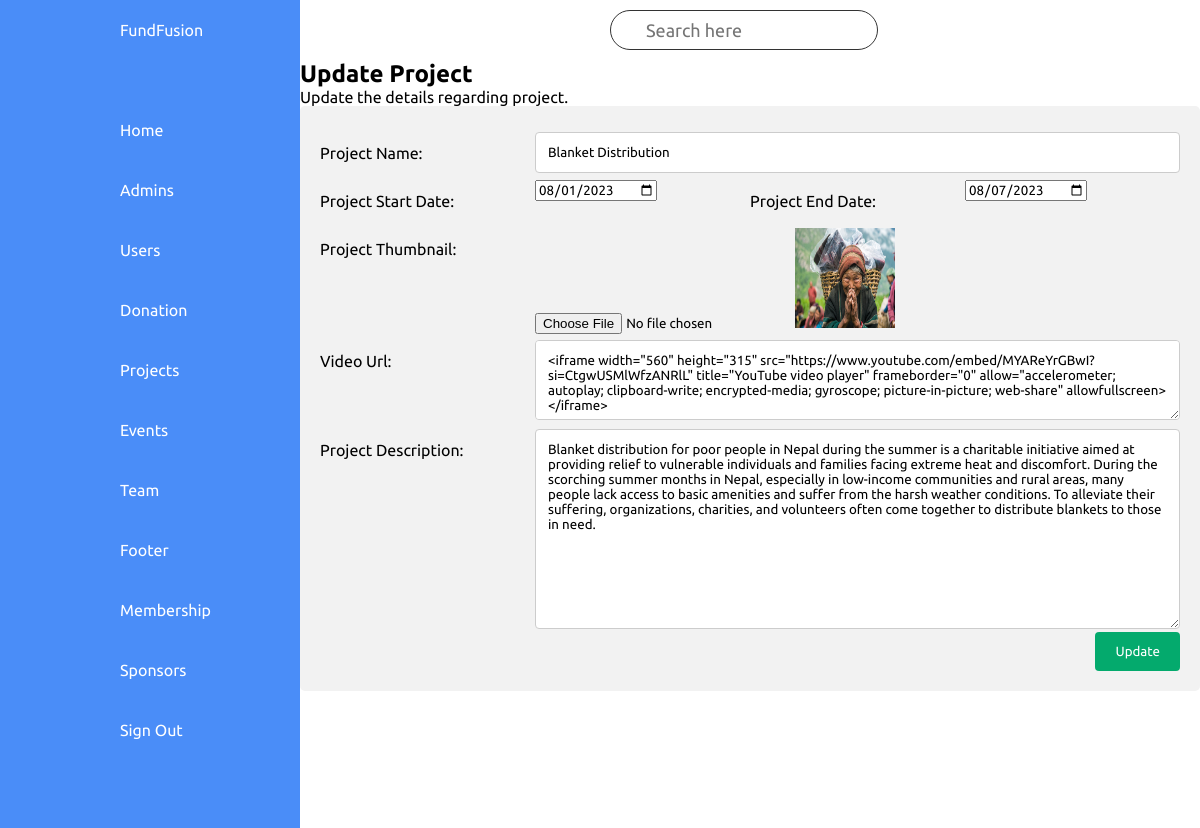
Screenshot of /admin/projects/edit-projects.php?id=8 (signed in) with the database file from the repository.
### tables this page shows
CREATE TABLE IF NOT EXISTS `projects` (
  `id` int(11) NOT NULL AUTO_INCREMENT,
  `title` varchar(255) NOT NULL,
  `thumbnail` mediumtext NOT NULL,
  `video_url` longtext NOT NULL,
  `descriptions` longtext NOT NULL,
  `p_start_date` varchar(255) NOT NULL,
  `p_end_date` varchar(255) NOT NULL,
  PRIMARY KEY (`id`)
);

### admin/routeconfig.php (called while the page is built)
<?php
    $site_url = "http://localhost/FundFusion/"
?>

### admin/projects/edit-projects.php (the view, shortened to what this page needs)
<?php
include "../../database/Db_Connection.php";
include "../routeconfig.php";
?>
<!DOCTYPE html>
<html lang="en">
  <head>
    <link rel="stylesheet" href="https://cdnjs.cloudflare.com/ajax/libs/font-awesome/5.15.3/css/all.min.css" />
    <link rel="stylesheet" href="<?php echo $site_url ?>css/Dashboard.css" />
    <link rel="stylesheet" href="<?php echo $site_url ?>css/createevent.css" />
  </head>
  <body>
    <div class="container">
      <?php
      @include('../partials/navigation.php')
      ?>
        <div class="main">
            <div class="topbar">
            <div class="search">
                <label>
                <input type="text" placeholder="Search here" />
                </label>
            </div>
        </div>
        <?php
            $id = $_GET['id'];
            $result = mysqli_query($conn, "SELECT * FROM projects WHERE id=$id");
            while($res = mysqli_fetch_array($result))
            {
                $name = $res['title'];
                $thumbnail = $res['thumbnail'];
                $videoUrl = $res['video_url'];
                $description = $res['descriptions'];
                $startDate = $res['p_start_date'];
                $endDate = $res['p_end_date'];
            }
        ?>
            <h2>Update Project</h2>
        <p>Update the details regarding project.</p>
        <div class="containerbox">
        <form action="updateproject.php" method="POST" enctype="multipart/form-data">
            <div class="row">
                <div class="col-25">
                    <label for="pname">Project Name:</label>
                </div>
                <div class="col-75">
                    <input type="text" id="pname" name="title" value="<?php echo $name;?>">
                </div>
            </div>
            <div class="row">
                <div class="col-25">
                    <label for="pstartdate">Project Start Date:</label>
                </div>
                <div class="col-25">
                    <input type="date" id="pstartdate" name="p_start_date" value="<?php echo $startDate;?>">
                </div>
                <div class="col-25">
                    <label for="penddate">Project End Date:</label>
                </div>
                <div class="col-25">
                    <input type="date" id="penddate" name="p_end_date" value="<?php echo $endDate;?>">
                </div>
            </div>
            <div class="row">
                <div class="col-25">
                    <label for="pimage">Project Thumbnail:</label>
                </div>
                <div class="col-75">
                    <input type="file" id="pimage" name="thumbnail">
                    <img src="../../img/projects/<?php echo $thumbnail;?>" style="height:100px;width:100px">
                </div>
            </div>
            <div class="row">
                <div class="col-25">
                    <label for="vidurl">Video Url:</label>
                </div>
                <div class="col-75">
                    <textarea type="text" id="vidurl" name="video_url" style="height:80px"><?php echo $videoUrl;?></textarea>
                </div>
            </div>
            <div class="row">
                <div class="col-25">
                    <label for="prodesc">Project Description:</label>
                </div>
                <div class="col-75">
                    <textarea id="prodesc" name="descriptions" placeholder="Event descripton.." style="height:200px"><?php echo $description;?></textarea>
                </div>
            </div>
            <div class="row">
                <input type="submit" name="update" value="Update">
            </div>
        </form>
    </div>
  </body>
  </html>

### css/Dashboard.css (style rules this page uses)
* { margin: 0; box-sizing: border-box; font-family: "Ubuntu", sans-serif; }
:root { --blue: #4a8df8; --white: #fff; --grey: #f5f5f5; --black1: #222; --black2: #333; }
body { min-height: 120vh; overflow-x: hidden; }
.container { position: absolute; width: 100%; padding-bottom: 20px; }
.main { position: absolute; width: calc(100% - 300px); left: 300px; min-height: 100vh; background: var(--white); transition: 0.5s; }
.topbar { width: 100%; height: 60px; display: flex; justify-content: space-between; align-items: center; padding: 0 10px; }
.search { position: relative; width: 400px; margin: 0 300px; }
.search label { position: relative; width: 100%; }
.search label input { width: 100%; height: 40px; border-radius: 40px; padding: 5px 20px; padding-left: 35px; font-size: 18px; outline: none; border: 1px solid var(--black2); }

### css/createevent.css (style rules this page uses)
* { box-sizing: border-box; }
input[type=text], select, textarea { width: 100%; padding: 12px; border: 1px solid #ccc; border-radius: 4px; resize: vertical; }
label { padding: 12px 12px 12px 0; display: inline-block; }
input[type=submit] { background-color: #04AA6D; color: white; padding: 12px 20px; border: none; border-radius: 4px; cursor: pointer; float: right; }
.containerbox { border-radius: 5px; background-color: #f2f2f2; padding: 20px; }
.col-25 { float: left; width: 25%; margin-top: 6px; }
.col-75 { float: left; width: 75%; margin-top: 6px; }
.row:after { content: ""; display: table; clear: both; }

### rows the page displays
projects: title "Blanket Distribution", p_start_date "08/01/2023", p_end_date "08/07/2023", thumbnail (placeholder picture), video_url "<iframe width=\"560\" height=\"315\" src=\"https://www.youtube.com/embed/MYAReYrGBwI?si=CtgwUSMlWfzANRlL\" title=\"YouTube video player\" frameborder=\"0\" allow=\"accelerometer; autoplay; clipboard-write; encrypted-media; gyroscope; picture-in-picture; web-share\" allowfullscreen></iframe>", descriptions "Blanket distribution for poor people in Nepal during the summer is a charitable initiative aimed at providing relief to vulnerable individuals and families facing extreme heat and discomfort. During the scorching summer months in Nepal, especially in low-income communities and rural areas, many people lack access to basic amenities and suffer from the harsh weather conditions. To alleviate their suffering, organizations, charities, and volunteers often come together to distribute blankets to those in need."
